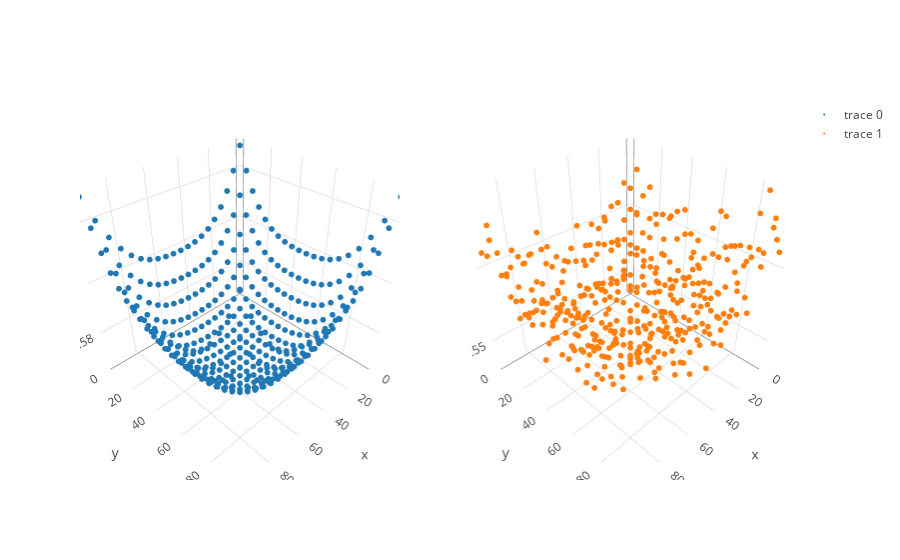

Here is the notebook cell this chart was saved with:
### Code cell
trace_exact = go.Scatter3d(x = X[:,0], y = X[:,1], z=var_exact, mode = 'markers', marker=dict(size = 2,))
trace_est_slow = go.Scatter3d(x = X[:,0], y = X[:,1], z=var_est_slow[0], mode = 'markers', marker=dict(size = 2,))
fig = tools.make_subplots(rows=1, cols=2, specs=[[{'is_3d': True}, {'is_3d': True}]])
fig.append_trace(trace_exact, 1, 1)
fig.append_trace(trace_est_slow, 1, 2)
iplot(fig)

### Figure 1 — Plotly figure (JSON) as saved in the notebook; plotly's stock layout.template omitted (floating-point values rounded to 4 significant figures; data arrays with more than 128 entries replaced by an {"elided": "..."} marker saying what was removed)
{"data": [{"marker": {"size": 2}, "mode": "markers", "scene": "scene1", "type": "scatter3d", "x": {"elided": "400 int values"}, "y": {"elided": "400 int values"}, "z": {"elided": "400 float values"}}, {"marker": {"size": 2}, "mode": "markers", "scene": "scene2", "type": "scatter3d", "x": {"elided": "400 int values"}, "y": {"elided": "400 int values"}, "z": {"elided": "400 float values"}}], "layout": {"scene1": {"domain": {"x": [0, 0.45], "y": [0, 1]}}, "scene2": {"domain": {"x": [0.55, 1], "y": [0, 1]}}}}
